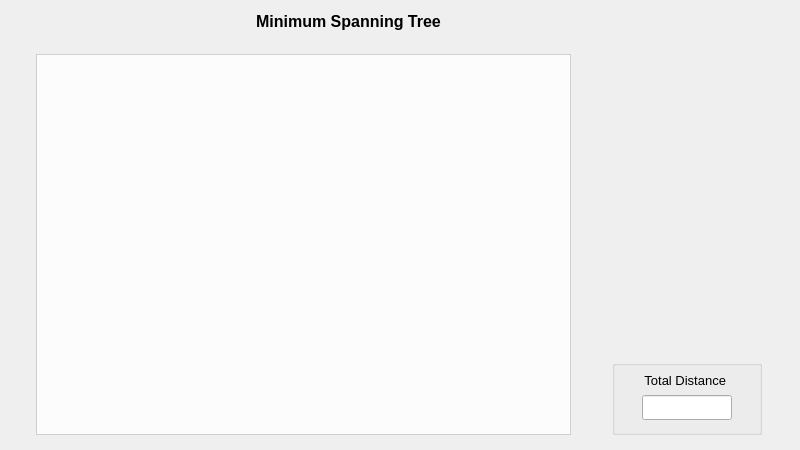
<?xml version="1.0" encoding="UTF-8"?>
<ui version="4.0">
 <class>vMST</class>
 <widget class="QWidget" name="vMST">
  <property name="geometry">
   <rect>
    <x>0</x>
    <y>0</y>
    <width>800</width>
    <height>450</height>
   </rect>
  </property>
  <property name="windowTitle">
   <string>Form</string>
  </property>
  <widget class="QListWidget" name="mstList">
   <property name="geometry">
    <rect>
     <x>36</x>
     <y>54</y>
     <width>535</width>
     <height>381</height>
    </rect>
   </property>
   <property name="font">
    <font>
     <pointsize>10</pointsize>
    </font>
   </property>
   <property name="styleSheet">
    <string notr="true">background: rgba(255, 255, 255, 0.8);
color:black;</string>
   </property>
  </widget>
  <widget class="QGroupBox" name="distanceGroup">
   <property name="geometry">
    <rect>
     <x>612</x>
     <y>360</y>
     <width>150</width>
     <height>75</height>
    </rect>
   </property>
   <property name="title">
    <string/>
   </property>
   <widget class="QLabel" name="distanceLabel">
    <property name="geometry">
     <rect>
      <x>10</x>
      <y>10</y>
      <width>130</width>
      <height>20</height>
     </rect>
    </property>
    <property name="font">
     <font>
      <pointsize>10</pointsize>
      <weight>50</weight>
      <bold>false</bold>
     </font>
    </property>
    <property name="text">
     <string>Total Distance </string>
    </property>
    <property name="alignment">
     <set>Qt::AlignCenter</set>
    </property>
   </widget>
   <widget class="QLineEdit" name="distanceLine">
    <property name="geometry">
     <rect>
      <x>30</x>
      <y>35</y>
      <width>90</width>
      <height>25</height>
     </rect>
    </property>
    <property name="font">
     <font>
      <pointsize>10</pointsize>
     </font>
    </property>
    <property name="alignment">
     <set>Qt::AlignCenter</set>
    </property>
   </widget>
  </widget>
  <widget class="QLabel" name="label">
   <property name="geometry">
    <rect>
     <x>-42</x>
     <y>6</y>
     <width>781</width>
     <height>30</height>
    </rect>
   </property>
   <property name="font">
    <font>
     <pointsize>12</pointsize>
     <weight>75</weight>
     <bold>true</bold>
    </font>
   </property>
   <property name="text">
    <string>Minimum Spanning Tree</string>
   </property>
   <property name="alignment">
    <set>Qt::AlignCenter</set>
   </property>
  </widget>
 </widget>
 <resources/>
 <connections/>
</ui>
